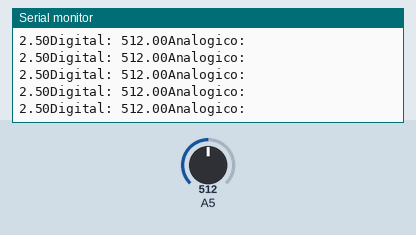
A sketch run on a simulated Arduino Uno, built with avr-gcc and run on an emulated ATmega328P. On the bench: the last lines printed to the serial monitor. The inputs (shaded band) are chosen by the test bench; at power-on: A5 = 512.

Above: at 1.2 s.
1.3 s: A5 set to 108
At 1.8 s:
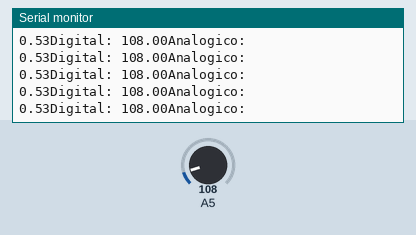
4.3 s: A5 set to 94
At 4.9 s:
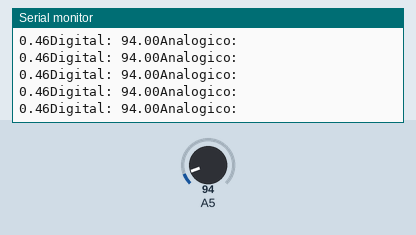
19.3 s: A5 set to 982
At 20.3 s:
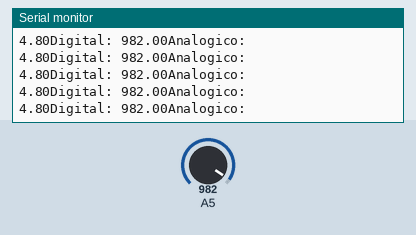
20.8 s: A5 set to 1009
At 21.6 s:
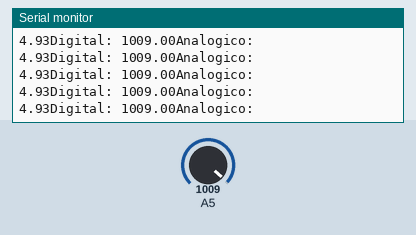
Timing chart, 0 to 23.3 s (numbered marks = the images above; inputs shaded):
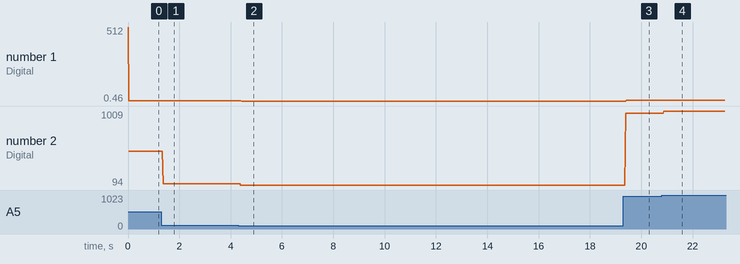

Measured:
- after the input at 1.3 s, the serial monitor: prints a new line after 0.06 s (image 1)
- after the input at 4.3 s, the serial monitor: prints a new line after 0.09 s (image 2)
- after the input at 19.3 s, the serial monitor: prints a new line after 0.08 s (image 3)
- after the input at 20.8 s, the serial monitor: prints a new line after 0.08 s (image 4)
- plotted number 1: 2.5 → 0.53 after the input at 1.3 s, 0.53 → 0.46 after the input at 4.3 s, 0.46 → 4.8 after the input at 19.3 s, 4.8 → 4.93 after the input at 20.8 s
- plotted number 2: 512 → 108 after the input at 1.3 s, 108 → 94 after the input at 4.3 s, 94 → 982 after the input at 19.3 s, 982 → 1009 after the input at 20.8 s

The sketch:

lab4.ino
```cpp
void setup() {
  // put your setup code here, to run once:
Serial.begin(9600);
pinMode(A5, INPUT);
}
float val;
void loop() {
  val = RMS(30);
  Serial.print("Digital: ");
  Serial.print(val);
  Serial.println("Analogico: ");
  Serial.print(((5.0*val)/1023.0));
}

float RMS(int repeat) {
int i = 0;
float valores[repeat];
  while(i < repeat) {
  valores[i] = analogRead(A5);
  i = i + 1;
  }
  i = 0;
 float acumulado = 0;
  while(i<repeat){
    acumulado = acumulado + (valores[i]*valores[i]);
    i = i + 1;
  }
  acumulado = acumulado/repeat;

  return sqrt(acumulado);

}
```
